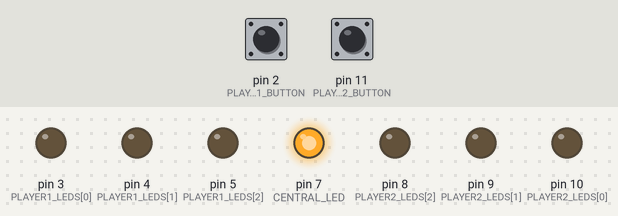
The sketch below on a simulated Arduino Uno, built with avr-gcc and run on an emulated ATmega328P. Parts: output pins drawn as LEDs (lit = HIGH). Dashed ring = blinking. The inputs (shaded band) are chosen by the test bench; at power-on: pin 2 (PLAYER1_BUTTON) HIGH, pin 11 (PLAYER2_BUTTON) HIGH.

Above: at 8.2 s.
8.3 s: pin 2 (PLAYER1_BUTTON) pulled LOW for 3.2 s
At 10.6 s:
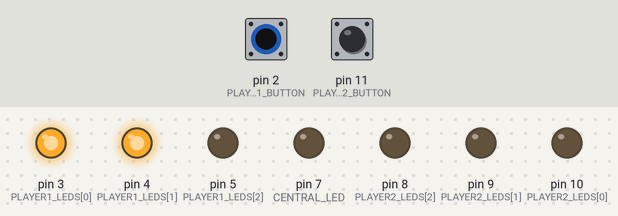
13.2 s: pin 11 (PLAYER2_BUTTON) pulled LOW for 3.2 s
At 15.6 s:
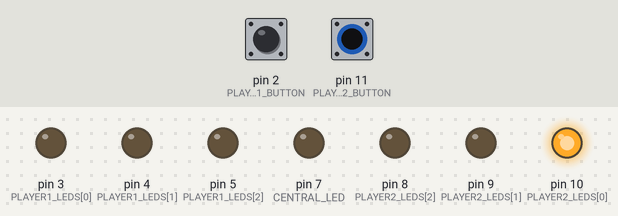
19.4 s: pin 2 (PLAYER1_BUTTON) pulled LOW for 0.15 s
At 21.4 s:
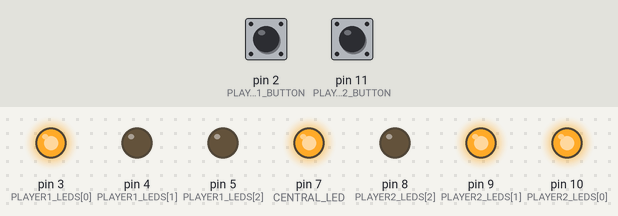
21.9 s: pin 11 (PLAYER2_BUTTON) pulled LOW for 0.15 s
At 22.4 s:
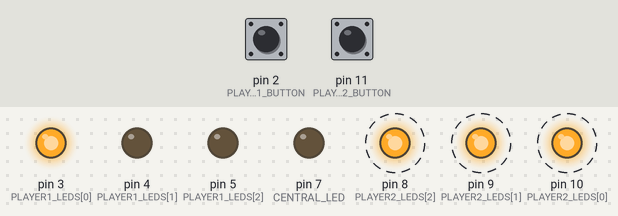
24.9 s: pin 2 (PLAYER1_BUTTON) pulled LOW for 1 s
At 26.0 s:
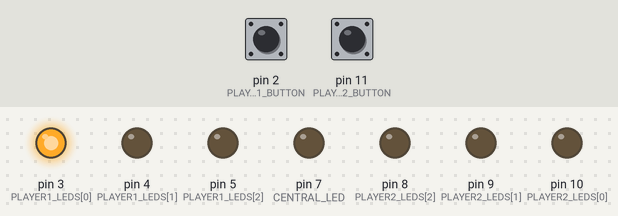
28.4 s: pin 11 (PLAYER2_BUTTON) pulled LOW for 1 s
At 30.7 s:
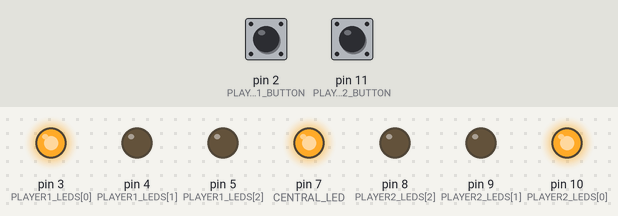
Timing chart, 0 to 31.9 s (numbered marks = the images above; inputs shaded):
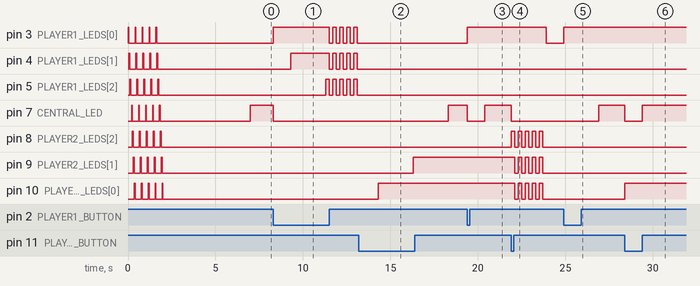

The sketch:

JuegoReflejos.ino
```cpp
const int CENTRAL_LED = 7;
const int PLAYER1_LEDS[] = {3, 4, 5};
const int PLAYER2_LEDS[] = {10, 9, 8};
const int PLAYER1_BUTTON = 2;
const int PLAYER2_BUTTON = 11;

int player1Score = 0;
int player2Score = 0;
bool gameActive = false;
unsigned long lastActivationTime = 0;
const unsigned long activationInterval = 2000; // 2 segundos

void setup() {
  pinMode(CENTRAL_LED, OUTPUT);
  for (int i = 0; i < 3; i++) {
    pinMode(PLAYER1_LEDS[i], OUTPUT);
    pinMode(PLAYER2_LEDS[i], OUTPUT);
  }
  pinMode(PLAYER1_BUTTON, INPUT_PULLUP);
  pinMode(PLAYER2_BUTTON, INPUT_PULLUP);
  randomSeed(analogRead(0));
  inicio();
  delay(5000);
}

void loop() {
  if (!gameActive && millis() - lastActivationTime > activationInterval) {
    activateCentralLED();
  }

  if (gameActive) {
    if (digitalRead(PLAYER1_BUTTON) == LOW) {
      scorePoint(1);
    } else if (digitalRead(PLAYER2_BUTTON) == LOW) {
      scorePoint(2);
    }
  }
}

void activateCentralLED() {
  digitalWrite(CENTRAL_LED, HIGH);
  gameActive = true;
  lastActivationTime = millis();
}

void scorePoint(int player) {
  gameActive = false;
  digitalWrite(CENTRAL_LED, LOW);

  if (player == 1) {
    digitalWrite(PLAYER1_LEDS[player1Score], HIGH);
    player1Score++;
  } else {
    digitalWrite(PLAYER2_LEDS[player2Score], HIGH);
    player2Score++;
  }

  if (player1Score == 3 || player2Score == 3) {
    endGame(player);
  }

  delay(1000); // Pequeña pausa para evitar rebotes
}

void endGame(int winner) {
  // Secuencia de triunfo
  for (int i = 0; i < 5; i++) {
    for (int j = 0; j < 3; j++) {
      digitalWrite(winner == 1 ? PLAYER1_LEDS[j] : PLAYER2_LEDS[j], HIGH);
    }
    delay(200);
    for (int j = 0; j < 3; j++) {
      digitalWrite(winner == 1 ? PLAYER1_LEDS[j] : PLAYER2_LEDS[j], LOW);
    }
    delay(200);
  }

  // Reiniciar el juego
  player1Score = 0;
  player2Score = 0;
  for (int i = 0; i < 3; i++) {
    digitalWrite(PLAYER1_LEDS[i], LOW);
    digitalWrite(PLAYER2_LEDS[i], LOW);
  }
}


void inicio()
{
  for (int j=0; j<5; j++)
  {
    for(int i=3; i<=10; i++)
    {
      digitalWrite(i, HIGH);
      delay(50);
      digitalWrite(i, LOW);
    }
  }
}
```

Measured:
- after the input at 8.3 s, pin 3 (PLAYER1_LEDS[0]): LOW → HIGH at once, then repeats every 0.40 s: LOW 0.20 s, HIGH 0.20 s; pin 4 (PLAYER1_LEDS[1]): LOW → HIGH after 1.0 s, then repeats every 0.40 s: LOW 0.20 s, HIGH 0.20 s
- after the input at 13.2 s, pin 7 (CENTRAL_LED): LOW → HIGH after 5.1 s instead of 1.1 s; pin 9 (PLAYER2_LEDS[1]): LOW → HIGH after 3.1 s; pin 10 (PLAYER2_LEDS[0]): LOW → HIGH after 1.1 s
- after the input at 19.4 s, pin 3 (PLAYER1_LEDS[0]): LOW → HIGH at once; pin 7 (CENTRAL_LED): HIGH → LOW at once, → HIGH 1.0 s later
- after the input at 21.9 s, pin 3 (PLAYER1_LEDS[0]): HIGH → LOW after 2.0 s; pin 7 (CENTRAL_LED): HIGH → LOW at once
- after the input at 24.9 s, pin 3 (PLAYER1_LEDS[0]): LOW → HIGH at once; pin 7 (CENTRAL_LED): LOW → HIGH after 2.0 s instead of 0.00 s
- after the input at 28.4 s, pin 7 (CENTRAL_LED): HIGH → LOW at once, → HIGH 1.0 s later; pin 10 (PLAYER2_LEDS[0]): LOW → HIGH at once
